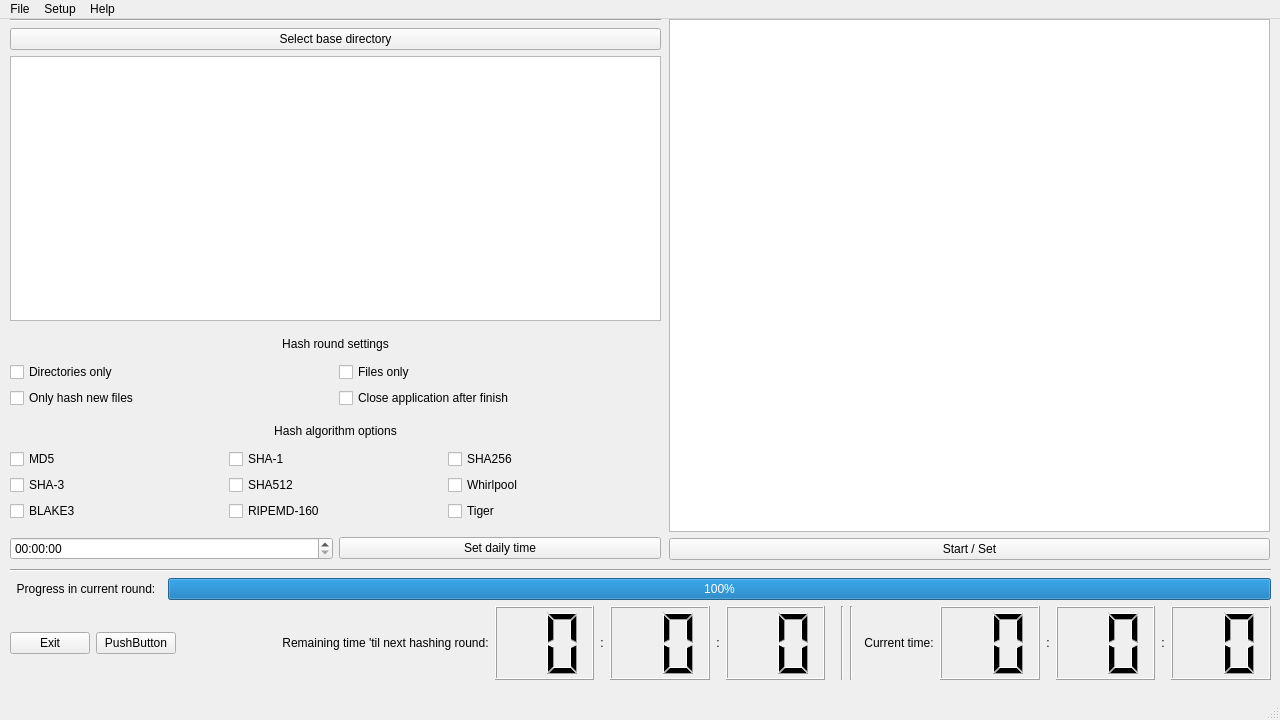
<?xml version="1.0" encoding="UTF-8"?>
<ui version="4.0">
 <class>MainWindow</class>
 <widget class="QMainWindow" name="MainWindow">
  <property name="geometry">
   <rect>
    <x>0</x>
    <y>0</y>
    <width>1280</width>
    <height>720</height>
   </rect>
  </property>
  <property name="windowTitle">
   <string>MainWindow</string>
  </property>
  <widget class="QWidget" name="centralwidget">
   <widget class="QWidget" name="verticalLayoutWidget">
    <property name="geometry">
     <rect>
      <x>10</x>
      <y>0</y>
      <width>651</width>
      <height>541</height>
     </rect>
    </property>
    <layout class="QVBoxLayout" name="verticalLayout">
     <item>
      <widget class="Line" name="line">
       <property name="orientation">
        <enum>Qt::Horizontal</enum>
       </property>
      </widget>
     </item>
     <item>
      <layout class="QVBoxLayout" name="verticalLayout_4">
       <item>
        <widget class="QPushButton" name="pushButton_selectBaseDir">
         <property name="text">
          <string>Select base directory</string>
         </property>
        </widget>
       </item>
       <item>
        <widget class="QTreeView" name="treeView_fileSelection"/>
       </item>
      </layout>
     </item>
     <item>
      <spacer name="verticalSpacer_3">
       <property name="orientation">
        <enum>Qt::Vertical</enum>
       </property>
       <property name="sizeType">
        <enum>QSizePolicy::Fixed</enum>
       </property>
       <property name="sizeHint" stdset="0">
        <size>
         <width>20</width>
         <height>10</height>
        </size>
       </property>
      </spacer>
     </item>
     <item>
      <layout class="QGridLayout" name="gridLayout_3">
       <item row="3" column="1">
        <widget class="QCheckBox" name="checkBox_13">
         <property name="autoFillBackground">
          <bool>true</bool>
         </property>
         <property name="text">
          <string>Close application after finish</string>
         </property>
        </widget>
       </item>
       <item row="2" column="1">
        <widget class="QCheckBox" name="checkBox_hashOnlyFiles">
         <property name="autoFillBackground">
          <bool>true</bool>
         </property>
         <property name="text">
          <string>Files only</string>
         </property>
        </widget>
       </item>
       <item row="2" column="0">
        <widget class="QCheckBox" name="checkBox_hashDirectoriesOnly">
         <property name="autoFillBackground">
          <bool>true</bool>
         </property>
         <property name="text">
          <string>Directories only</string>
         </property>
        </widget>
       </item>
       <item row="3" column="0">
        <widget class="QCheckBox" name="checkBox_onlyHashNewFiles">
         <property name="autoFillBackground">
          <bool>true</bool>
         </property>
         <property name="text">
          <string>Only hash new files</string>
         </property>
        </widget>
       </item>
       <item row="0" column="0" colspan="2">
        <widget class="QLabel" name="label_4">
         <property name="sizePolicy">
          <sizepolicy hsizetype="Preferred" vsizetype="Fixed">
           <horstretch>0</horstretch>
           <verstretch>0</verstretch>
          </sizepolicy>
         </property>
         <property name="autoFillBackground">
          <bool>true</bool>
         </property>
         <property name="text">
          <string>Hash round settings</string>
         </property>
         <property name="alignment">
          <set>Qt::AlignCenter</set>
         </property>
        </widget>
       </item>
       <item row="1" column="0">
        <spacer name="verticalSpacer_4">
         <property name="orientation">
          <enum>Qt::Vertical</enum>
         </property>
         <property name="sizeType">
          <enum>QSizePolicy::Preferred</enum>
         </property>
         <property name="sizeHint" stdset="0">
          <size>
           <width>20</width>
           <height>5</height>
          </size>
         </property>
        </spacer>
       </item>
      </layout>
     </item>
     <item>
      <spacer name="verticalSpacer_2">
       <property name="orientation">
        <enum>Qt::Vertical</enum>
       </property>
       <property name="sizeType">
        <enum>QSizePolicy::Fixed</enum>
       </property>
       <property name="sizeHint" stdset="0">
        <size>
         <width>20</width>
         <height>10</height>
        </size>
       </property>
      </spacer>
     </item>
     <item>
      <layout class="QGridLayout" name="gridLayout_2">
       <item row="2" column="1">
        <widget class="QCheckBox" name="checkBox_hashFile_sha1">
         <property name="autoFillBackground">
          <bool>true</bool>
         </property>
         <property name="text">
          <string>SHA-1</string>
         </property>
        </widget>
       </item>
       <item row="2" column="2">
        <widget class="QCheckBox" name="checkBox_hashFile_sha256">
         <property name="autoFillBackground">
          <bool>true</bool>
         </property>
         <property name="text">
          <string>SHA256</string>
         </property>
        </widget>
       </item>
       <item row="4" column="2">
        <widget class="QCheckBox" name="checkBox_tiger">
         <property name="autoFillBackground">
          <bool>true</bool>
         </property>
         <property name="text">
          <string>Tiger</string>
         </property>
        </widget>
       </item>
       <item row="4" column="0">
        <widget class="QCheckBox" name="checkBox_blake3">
         <property name="autoFillBackground">
          <bool>true</bool>
         </property>
         <property name="text">
          <string>BLAKE3</string>
         </property>
        </widget>
       </item>
       <item row="3" column="2">
        <widget class="QCheckBox" name="checkBox_hashFile_whirlpool">
         <property name="autoFillBackground">
          <bool>true</bool>
         </property>
         <property name="text">
          <string>Whirlpool</string>
         </property>
        </widget>
       </item>
       <item row="3" column="0">
        <widget class="QCheckBox" name="checkBox_hashFile_sha3">
         <property name="autoFillBackground">
          <bool>true</bool>
         </property>
         <property name="text">
          <string>SHA-3</string>
         </property>
        </widget>
       </item>
       <item row="4" column="1">
        <widget class="QCheckBox" name="checkBox_ripemd160">
         <property name="autoFillBackground">
          <bool>true</bool>
         </property>
         <property name="text">
          <string>RIPEMD-160</string>
         </property>
        </widget>
       </item>
       <item row="0" column="0" colspan="3">
        <widget class="QLabel" name="label">
         <property name="sizePolicy">
          <sizepolicy hsizetype="Preferred" vsizetype="Fixed">
           <horstretch>0</horstretch>
           <verstretch>0</verstretch>
          </sizepolicy>
         </property>
         <property name="autoFillBackground">
          <bool>true</bool>
         </property>
         <property name="text">
          <string>Hash algorithm options</string>
         </property>
         <property name="alignment">
          <set>Qt::AlignCenter</set>
         </property>
        </widget>
       </item>
       <item row="2" column="0">
        <widget class="QCheckBox" name="checkBox_hashFile_md5">
         <property name="autoFillBackground">
          <bool>true</bool>
         </property>
         <property name="text">
          <string>MD5</string>
         </property>
        </widget>
       </item>
       <item row="3" column="1">
        <widget class="QCheckBox" name="checkBox_hashFile_sha512">
         <property name="autoFillBackground">
          <bool>true</bool>
         </property>
         <property name="text">
          <string>SHA512</string>
         </property>
        </widget>
       </item>
       <item row="1" column="0">
        <spacer name="verticalSpacer_5">
         <property name="orientation">
          <enum>Qt::Vertical</enum>
         </property>
         <property name="sizeType">
          <enum>QSizePolicy::Preferred</enum>
         </property>
         <property name="sizeHint" stdset="0">
          <size>
           <width>20</width>
           <height>5</height>
          </size>
         </property>
        </spacer>
       </item>
      </layout>
     </item>
     <item>
      <spacer name="verticalSpacer">
       <property name="orientation">
        <enum>Qt::Vertical</enum>
       </property>
       <property name="sizeType">
        <enum>QSizePolicy::Fixed</enum>
       </property>
       <property name="sizeHint" stdset="0">
        <size>
         <width>20</width>
         <height>10</height>
        </size>
       </property>
      </spacer>
     </item>
     <item>
      <layout class="QHBoxLayout" name="horizontalLayout_3">
       <item>
        <widget class="QTimeEdit" name="timeEdit_setDailyTime">
         <property name="layoutDirection">
          <enum>Qt::LeftToRight</enum>
         </property>
         <property name="autoFillBackground">
          <bool>true</bool>
         </property>
         <property name="correctionMode">
          <enum>QAbstractSpinBox::CorrectToPreviousValue</enum>
         </property>
        </widget>
       </item>
       <item>
        <widget class="QPushButton" name="pushButton_setDailyTime">
         <property name="autoFillBackground">
          <bool>true</bool>
         </property>
         <property name="text">
          <string>Set daily time</string>
         </property>
        </widget>
       </item>
      </layout>
     </item>
    </layout>
   </widget>
   <widget class="QWidget" name="verticalLayoutWidget_2">
    <property name="geometry">
     <rect>
      <x>669</x>
      <y>0</y>
      <width>601</width>
      <height>541</height>
     </rect>
    </property>
    <layout class="QVBoxLayout" name="verticalLayout_2">
     <item>
      <layout class="QGridLayout" name="gridLayout">
       <item row="0" column="0">
        <widget class="QTextBrowser" name="textBrowser_displayResults"/>
       </item>
      </layout>
     </item>
     <item>
      <widget class="QPushButton" name="pushButton_startHashRound">
       <property name="text">
        <string>Start / Set</string>
       </property>
      </widget>
     </item>
    </layout>
   </widget>
   <widget class="QWidget" name="verticalLayoutWidget_3">
    <property name="geometry">
     <rect>
      <x>10</x>
      <y>550</y>
      <width>1261</width>
      <height>111</height>
     </rect>
    </property>
    <layout class="QVBoxLayout" name="verticalLayout_3">
     <item>
      <widget class="Line" name="line_2">
       <property name="orientation">
        <enum>Qt::Horizontal</enum>
       </property>
      </widget>
     </item>
     <item>
      <layout class="QHBoxLayout" name="horizontalLayout_4">
       <item>
        <widget class="QLabel" name="label_5">
         <property name="autoFillBackground">
          <bool>true</bool>
         </property>
         <property name="text">
          <string>  Progress in current round:  </string>
         </property>
         <property name="alignment">
          <set>Qt::AlignCenter</set>
         </property>
        </widget>
       </item>
       <item>
        <widget class="QProgressBar" name="progressBar_remainingTimeHR">
         <property name="autoFillBackground">
          <bool>true</bool>
         </property>
         <property name="value">
          <number>100</number>
         </property>
        </widget>
       </item>
      </layout>
     </item>
     <item>
      <layout class="QHBoxLayout" name="horizontalLayout">
       <item>
        <widget class="QPushButton" name="pushButton_Exit">
         <property name="autoFillBackground">
          <bool>true</bool>
         </property>
         <property name="text">
          <string>Exit</string>
         </property>
        </widget>
       </item>
       <item>
        <widget class="QPushButton" name="pushButton_2">
         <property name="autoFillBackground">
          <bool>true</bool>
         </property>
         <property name="text">
          <string>PushButton</string>
         </property>
        </widget>
       </item>
       <item>
        <spacer name="horizontalSpacer">
         <property name="orientation">
          <enum>Qt::Horizontal</enum>
         </property>
         <property name="sizeHint" stdset="0">
          <size>
           <width>40</width>
           <height>20</height>
          </size>
         </property>
        </spacer>
       </item>
       <item>
        <widget class="QLabel" name="label_remainingTimeHR">
         <property name="sizePolicy">
          <sizepolicy hsizetype="Fixed" vsizetype="Preferred">
           <horstretch>0</horstretch>
           <verstretch>0</verstretch>
          </sizepolicy>
         </property>
         <property name="autoFillBackground">
          <bool>true</bool>
         </property>
         <property name="text">
          <string>Remaining time 'til next hashing round:</string>
         </property>
         <property name="alignment">
          <set>Qt::AlignCenter</set>
         </property>
        </widget>
       </item>
       <item>
        <widget class="QLCDNumber" name="lcdNumber_remainingTimeHour">
         <property name="sizePolicy">
          <sizepolicy hsizetype="MinimumExpanding" vsizetype="Minimum">
           <horstretch>0</horstretch>
           <verstretch>0</verstretch>
          </sizepolicy>
         </property>
         <property name="autoFillBackground">
          <bool>true</bool>
         </property>
         <property name="digitCount">
          <number>2</number>
         </property>
        </widget>
       </item>
       <item>
        <widget class="QLabel" name="label_2">
         <property name="sizePolicy">
          <sizepolicy hsizetype="Fixed" vsizetype="Preferred">
           <horstretch>0</horstretch>
           <verstretch>0</verstretch>
          </sizepolicy>
         </property>
         <property name="autoFillBackground">
          <bool>true</bool>
         </property>
         <property name="text">
          <string>:</string>
         </property>
         <property name="alignment">
          <set>Qt::AlignCenter</set>
         </property>
        </widget>
       </item>
       <item>
        <widget class="QLCDNumber" name="lcdNumber_remainingTimeMinute">
         <property name="sizePolicy">
          <sizepolicy hsizetype="MinimumExpanding" vsizetype="Minimum">
           <horstretch>0</horstretch>
           <verstretch>0</verstretch>
          </sizepolicy>
         </property>
         <property name="autoFillBackground">
          <bool>true</bool>
         </property>
         <property name="digitCount">
          <number>2</number>
         </property>
        </widget>
       </item>
       <item>
        <widget class="QLabel" name="label_3">
         <property name="sizePolicy">
          <sizepolicy hsizetype="Fixed" vsizetype="Preferred">
           <horstretch>0</horstretch>
           <verstretch>0</verstretch>
          </sizepolicy>
         </property>
         <property name="autoFillBackground">
          <bool>true</bool>
         </property>
         <property name="text">
          <string>:</string>
         </property>
         <property name="alignment">
          <set>Qt::AlignCenter</set>
         </property>
        </widget>
       </item>
       <item>
        <widget class="QLCDNumber" name="lcdNumber_remainingTimeSecond">
         <property name="sizePolicy">
          <sizepolicy hsizetype="MinimumExpanding" vsizetype="Minimum">
           <horstretch>0</horstretch>
           <verstretch>0</verstretch>
          </sizepolicy>
         </property>
         <property name="autoFillBackground">
          <bool>true</bool>
         </property>
         <property name="digitCount">
          <number>2</number>
         </property>
        </widget>
       </item>
       <item>
        <spacer name="horizontalSpacer_2">
         <property name="orientation">
          <enum>Qt::Horizontal</enum>
         </property>
         <property name="sizeType">
          <enum>QSizePolicy::Fixed</enum>
         </property>
         <property name="sizeHint" stdset="0">
          <size>
           <width>10</width>
           <height>20</height>
          </size>
         </property>
        </spacer>
       </item>
       <item>
        <widget class="Line" name="line_3">
         <property name="orientation">
          <enum>Qt::Vertical</enum>
         </property>
        </widget>
       </item>
       <item>
        <widget class="Line" name="line_4">
         <property name="orientation">
          <enum>Qt::Vertical</enum>
         </property>
        </widget>
       </item>
       <item>
        <spacer name="horizontalSpacer_3">
         <property name="orientation">
          <enum>Qt::Horizontal</enum>
         </property>
         <property name="sizeType">
          <enum>QSizePolicy::Fixed</enum>
         </property>
         <property name="sizeHint" stdset="0">
          <size>
           <width>5</width>
           <height>20</height>
          </size>
         </property>
        </spacer>
       </item>
       <item>
        <widget class="QLabel" name="label_remainingTimeHR_2">
         <property name="sizePolicy">
          <sizepolicy hsizetype="Fixed" vsizetype="Preferred">
           <horstretch>0</horstretch>
           <verstretch>0</verstretch>
          </sizepolicy>
         </property>
         <property name="autoFillBackground">
          <bool>true</bool>
         </property>
         <property name="text">
          <string>Current time:</string>
         </property>
         <property name="alignment">
          <set>Qt::AlignCenter</set>
         </property>
        </widget>
       </item>
       <item>
        <widget class="QLCDNumber" name="lcdNumber_2">
         <property name="sizePolicy">
          <sizepolicy hsizetype="MinimumExpanding" vsizetype="Minimum">
           <horstretch>0</horstretch>
           <verstretch>0</verstretch>
          </sizepolicy>
         </property>
         <property name="autoFillBackground">
          <bool>true</bool>
         </property>
         <property name="digitCount">
          <number>2</number>
         </property>
        </widget>
       </item>
       <item>
        <widget class="QLabel" name="label_7">
         <property name="sizePolicy">
          <sizepolicy hsizetype="Fixed" vsizetype="Preferred">
           <horstretch>0</horstretch>
           <verstretch>0</verstretch>
          </sizepolicy>
         </property>
         <property name="autoFillBackground">
          <bool>true</bool>
         </property>
         <property name="text">
          <string>:</string>
         </property>
         <property name="alignment">
          <set>Qt::AlignCenter</set>
         </property>
        </widget>
       </item>
       <item>
        <widget class="QLCDNumber" name="lcdNumber_3">
         <property name="sizePolicy">
          <sizepolicy hsizetype="MinimumExpanding" vsizetype="Minimum">
           <horstretch>0</horstretch>
           <verstretch>0</verstretch>
          </sizepolicy>
         </property>
         <property name="autoFillBackground">
          <bool>true</bool>
         </property>
         <property name="digitCount">
          <number>2</number>
         </property>
        </widget>
       </item>
       <item>
        <widget class="QLabel" name="label_8">
         <property name="sizePolicy">
          <sizepolicy hsizetype="Fixed" vsizetype="Preferred">
           <horstretch>0</horstretch>
           <verstretch>0</verstretch>
          </sizepolicy>
         </property>
         <property name="autoFillBackground">
          <bool>true</bool>
         </property>
         <property name="text">
          <string>:</string>
         </property>
         <property name="alignment">
          <set>Qt::AlignCenter</set>
         </property>
        </widget>
       </item>
       <item>
        <widget class="QLCDNumber" name="lcdNumber">
         <property name="sizePolicy">
          <sizepolicy hsizetype="MinimumExpanding" vsizetype="Minimum">
           <horstretch>0</horstretch>
           <verstretch>0</verstretch>
          </sizepolicy>
         </property>
         <property name="autoFillBackground">
          <bool>true</bool>
         </property>
         <property name="digitCount">
          <number>2</number>
         </property>
        </widget>
       </item>
      </layout>
     </item>
    </layout>
   </widget>
  </widget>
  <widget class="QMenuBar" name="menubar">
   <property name="geometry">
    <rect>
     <x>0</x>
     <y>0</y>
     <width>1280</width>
     <height>23</height>
    </rect>
   </property>
   <widget class="QMenu" name="menuFile">
    <property name="title">
     <string>File</string>
    </property>
    <addaction name="separator"/>
    <addaction name="actionOpen_config_file"/>
    <addaction name="actionExport_config_file"/>
    <addaction name="separator"/>
    <addaction name="actionClose"/>
   </widget>
   <widget class="QMenu" name="menuHelp">
    <property name="title">
     <string>Help</string>
    </property>
    <addaction name="actionHelp"/>
   </widget>
   <widget class="QMenu" name="menuSetup">
    <property name="title">
     <string>Setup</string>
    </property>
    <addaction name="actionSetup_HashKeeper"/>
    <addaction name="actionOpen_Preferences"/>
   </widget>
   <addaction name="menuFile"/>
   <addaction name="menuSetup"/>
   <addaction name="menuHelp"/>
  </widget>
  <widget class="QStatusBar" name="statusbar"/>
  <action name="actionClose">
   <property name="text">
    <string>Close</string>
   </property>
  </action>
  <action name="actionAbout">
   <property name="text">
    <string>Settings</string>
   </property>
  </action>
  <action name="actionHelp">
   <property name="text">
    <string>Open Github Repo</string>
   </property>
  </action>
  <action name="actionOpen_config_file">
   <property name="text">
    <string>Open config file</string>
   </property>
  </action>
  <action name="actionExport_config_file">
   <property name="text">
    <string>Export config file</string>
   </property>
  </action>
  <action name="actionSetup_HashKeeper">
   <property name="text">
    <string>Setup HashKeeper</string>
   </property>
  </action>
  <action name="actionOpen_Preferences">
   <property name="text">
    <string>Open Preferences</string>
   </property>
  </action>
 </widget>
 <resources/>
 <connections/>
</ui>
